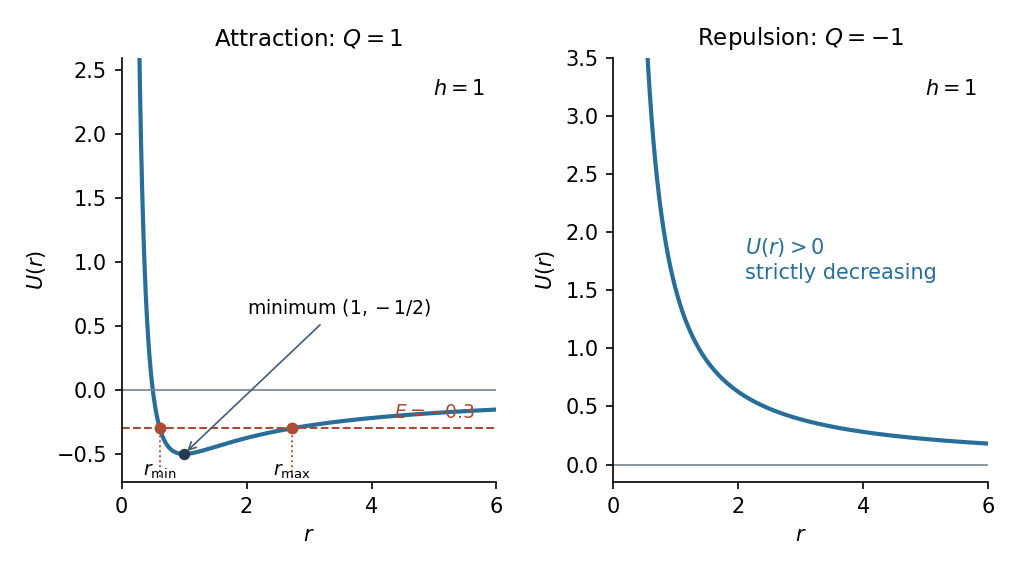

Python code for this plot:
"""Draw attractive/repulsive effective potentials; tested with Python 3.14.4.

Uses the root numpy/matplotlib dependencies. Writes the PNG basename to CWD.
"""
from pathlib import Path
import os
import tempfile

os.environ.setdefault("MPLCONFIGDIR", str(Path(tempfile.gettempdir()) / "paper4-matplotlib"))
import matplotlib
matplotlib.use("Agg")
import matplotlib.pyplot as plt
import numpy as np


def main():
    r = np.linspace(0.18, 6, 1200)
    fig, axes = plt.subplots(1, 2, figsize=(6.8, 3.8), dpi=150, facecolor="white")
    for ax, q in zip(axes, (1, -1)):
        ax.set_facecolor("white")
        ax.plot(r, 0.5 / r**2 - q / r, color="#286e99", linewidth=2)
        ax.axhline(0, color="#77838d", linewidth=0.8)
        ax.set(xlim=(0, 6), xlabel="$r$", ylabel="$U(r)$")
        ax.spines[["top", "right"]].set_visible(False)
        ax.set_title("Attraction: $Q=1$" if q == 1 else "Repulsion: $Q=-1$", fontsize=11)
        ax.text(0.97, 0.95, "$h=1$", ha="right", va="top", transform=ax.transAxes)
    left, right = axes
    left.set_ylim(-0.72, 2.6)
    right.set_ylim(-0.15, 3.5)
    energy = -0.3
    disc = 1 + 2 * energy
    turning = np.array([(1 - np.sqrt(disc)) / (-2 * energy),
                        (1 + np.sqrt(disc)) / (-2 * energy)])
    left.axhline(energy, color="#ac4b31", linestyle="--", linewidth=1)
    left.text(5.65, energy + 0.08, "$E=-0.3$", color="#ac4b31", ha="right", fontsize=9)
    left.scatter(turning, [energy, energy], color="#ac4b31", s=22, zorder=4)
    for rr, label in zip(turning, ("$r_{\\min}$", "$r_{\\max}$")):
        left.plot([rr, rr], [-0.68, energy], ":", color="#ac4b31", linewidth=0.9)
        left.text(rr, -0.67, label, ha="center", fontsize=9)
    left.scatter([1], [-0.5], color="#23394d", s=20, zorder=4)
    left.annotate("minimum $(1,-1/2)$", xy=(1, -0.5), xytext=(2.0, 0.6),
                  arrowprops=dict(arrowstyle="->", color="#435c75", linewidth=0.8), fontsize=9)
    right.text(2.1, 1.6, "$U(r)>0$\nstrictly decreasing", fontsize=10, color="#286e99")
    fig.tight_layout(pad=1.2, w_pad=1.5)
    fig.savefig(Path(__file__).with_suffix(".png").name, facecolor="white")
    plt.close(fig)


if __name__ == "__main__":
    main()
